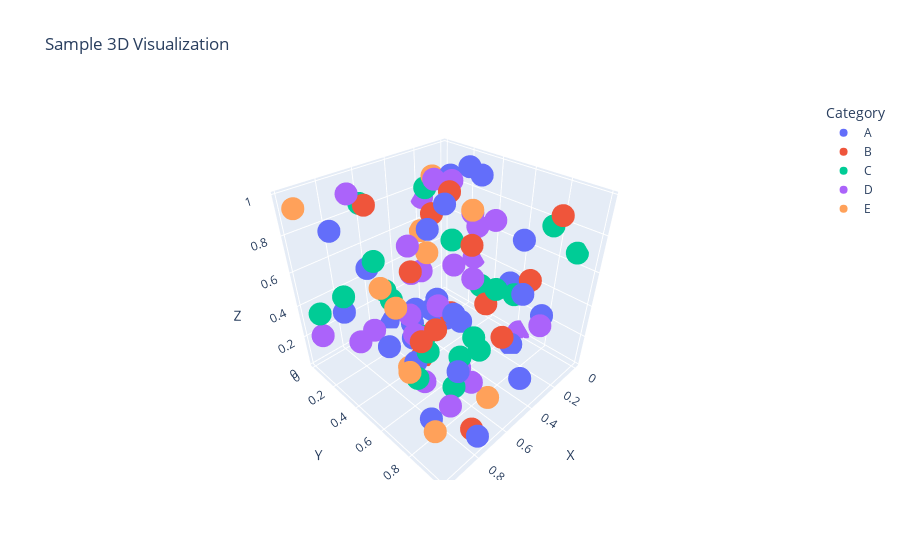

Here is the notebook cell this chart was saved with:
### Code cell
# 3D visualization using Plotly Express
scatter_3d = px.scatter_3d(sorted_data, x='X', y='Y', z='Z', color='Category', title="Sample 3D Visualization", 
                        labels={"X": "X", "Y": "Y", "Z": "Z"})

scatter_3d.show()
